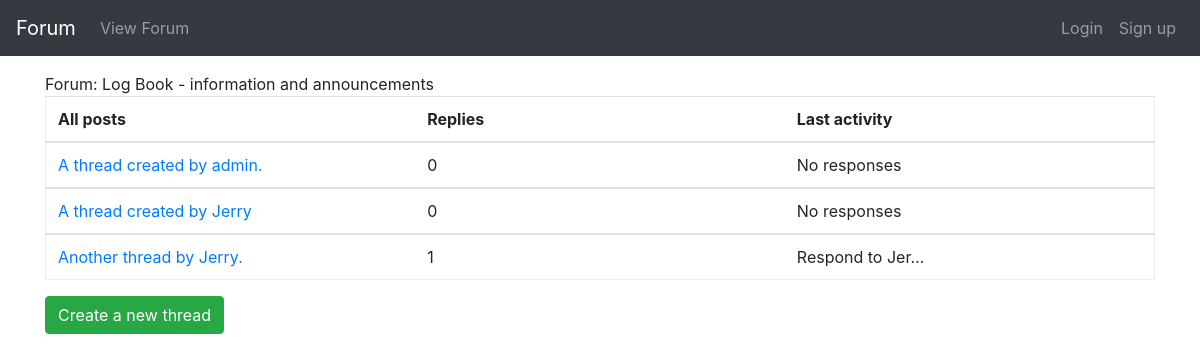
The page /forumapp/forum/1 on the database as committed earlier.
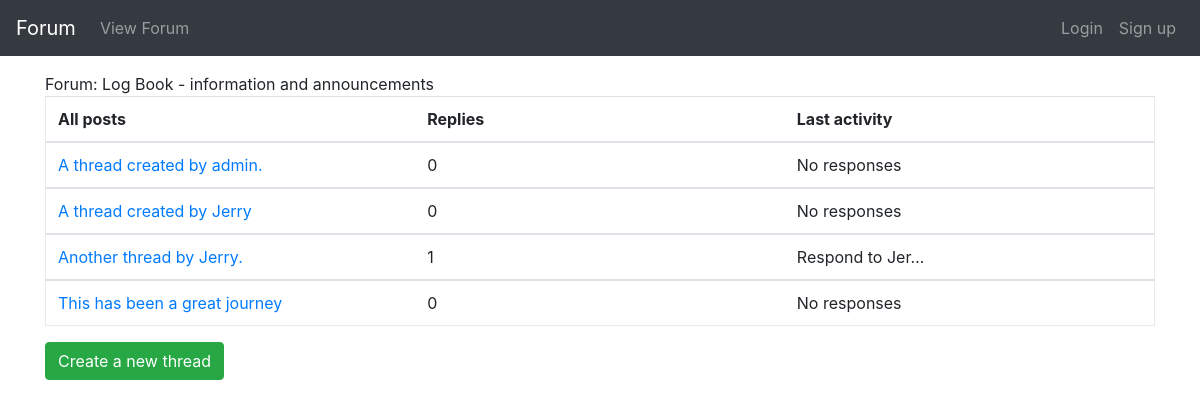
The same page on the database as committed later.
### forumapp/models.py (models this page shows, shortened)
class Forum(models.Model):
    name = models.CharField(max_length=30, unique=True)
    description = models.TextField(max_length=200)
    section = models.ForeignKey(
        ForumSection,
        null=True,
        on_delete=models.SET_NULL
    )

class ForumSection(models.Model):
    name = models.CharField(max_length=30)

class Thread(models.Model):
    name = models.CharField(max_length=100)
    forum = models.ForeignKey(Forum, null=True, on_delete=models.SET_NULL)
    class Meta:
        permissions = [
            ('can_remove_any_thread', 'Can remove ANY thread.'),
        ]

class ThreadResponse(models.Model):
    thread = models.ForeignKey(Thread, null=True, on_delete=models.SET_NULL)
    created_datetime = models.DateTimeField(null=True)
    responder = models.ForeignKey(User, null=True, on_delete=models.SET_NULL)
    message = models.TextField(max_length=1000)

### forumapp/views.py (the view)
def forum(request, pk):
    thread_list = Thread.objects.filter(forum=pk)
    return render(
        request,
        'forumapp/thread_list.html',
        context={
            'thread_list': thread_list,
            'forum': Forum.objects.get(id=pk)
        }
    )

### forumapp/templates/forumapp/thread_list.html
{% extends "forumapp/base.html" %}
{% block content %}
<div>Forum: {{ forum.name }} - {{forum.section.name }}</div>
{% if thread_list %}
<table class="table forum-table">
    <thead>
    <tr>
        <th>All posts</th>
        <th>Replies</th>
        <th>Last activity</th>
    </tr>
    </thead>
    {% for thread in thread_list %}
    <tbody>
    <tr>
        <td>
            <a href="{% url 'thread-view' thread.forum.id thread.id %}">
                {{ thread.name }}
            </a>
        </td>
        <td>{{ thread.threadresponse_set.all|length|add:"-1" }}</td>
        {% if thread.threadresponse_set.all|length > 1 %}
        <td>{{ thread.threadresponse_set.last.message|truncatechars:15 }}</td>
        {% else %}
        <td>No responses</td>
        {% endif %}
    </tr>
    </tbody>
    {% endfor %}
</table>
{% else %}
<div>No threads.</div>
{% endif %}
<a
    href="{% url 'new-thread' forum.id %}"
    class="btn btn-success"
    role="button"
>Create a new thread</a>
{% endblock %}

### forumapp/templates/forumapp/base.html (shortened to what this page needs)
<html>
<head>
    {% load static %}
    <link rel="stylesheet" type="text/css"
          href="{% static 'forumapp/css/style.css' %}"/>
    <link rel="stylesheet"
          href="https://maxcdn.bootstrapcdn.com/bootstrap/4.0.0-beta.2/css/bootstrap.min.css"
>
</head>
<body>
<nav class="navbar navbar-expand-md bg-dark navbar-dark">
    <a class="navbar-brand" href="{% url 'index' %}">Forum</a>
    <div class="collapse navbar-collapse" id="collapsibleNavbar">
        <ul class="navbar-nav">
            <li class="nav-item">
                <a class="nav-link" href="{% url 'forums' %}">View Forum</a>
            </li>
        </ul>
        <ul class="navbar-nav ml-auto">
            <li class="nav-item">
                {% if user.is_authenticated %}
                <a class="nav-link" href="{% url 'logout' %}">Logout</a>
                {% else %}
                <a class="nav-link" href="{% url 'login' %}">Login</a>
                {% endif %}
            </li>
            {% if user.is_authenticated %}
            <li class="nav-item">
                <a class="nav-link">Logged as {{ user }}</a>
            </li>
            {% else %}
            <li class="nav-item">
                <a class="nav-link" href="{% url 'signup' %}">Sign up</a>
            </li>
            {% endif %}
        </ul>
    </div>
</nav>
<div class="container">
    {% block content %}
    {% endblock %}
</div>
</body>
</html>

### forumapp/static/forumapp/css/style.css (style rules this page uses)
.forum-table { table-layout: fixed; border-collapse: collapse; border: 1px solid #e9ecef; }
nav { margin-bottom: 1rem; }

Rows that differ between the two databases and show on the page:
added Thread: name "This has been a great journey", threadresponse_set.all|length "0", shows "No responses"
